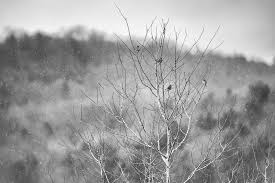
#> input picture images.jpg, 275 x 183 px
$ python dip3.py
#> lines starting #> are read from the running program, lines starting #| are printed output that depends on the picture; after the words box and inside, x2 and y2 are one past the last pixel; in counts of white or black regions, pixels touching at a corner belong together
#Demonstrate enchancing of segementing low contrast 2 D images

import cv2
import numpy as np
import matplotlib.pyplot as plt

def enhance_and_segment(image_path):
    # Load the image in grayscale
#> called with image_path = 'images.jpg'
    image = cv2.imread(image_path, cv2.IMREAD_GRAYSCALE)
#> image is the input picture: shape (183, 275); min 40, max 255, mean 157
    if image is None:
        print("Image not found or could not be loaded.")
        return

    # Step 1: Enhance the image using Histogram Equalization
    enhanced_image = cv2.equalizeHist(image)
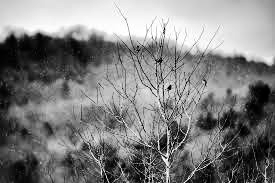
#> enhanced_image: shape (183, 275); min 0, max 255, mean 128.3

    # Step 2: Segment the enhanced image using Otsu's Thresholding
    # Otsu's thresholding automatically determines the optimal threshold value
    _, segmented_image = cv2.threshold(enhanced_image, 0, 255, cv2.THRESH_BINARY + cv2.THRESH_OTSU)
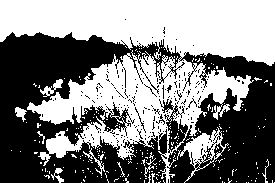
#> segmented_image: shape (183, 275); 50.7% white; 197 black regions (192 under 20 px), largest, box (x1, y1, x2, y2) and area: (0, 32, 275, 183) 24200, (135, 107, 146, 133) 33, (156, 114, 165, 125) 26, (123, 67, 126, 88) 21, (188, 98, 197, 108) 20

    # Display the original, enhanced, and segmented images
    plt.figure(figsize=(15, 5))

    plt.subplot(1, 3, 1)
    plt.title("Original Image")
    plt.imshow(image, cmap='gray')
    plt.axis('off')

    plt.subplot(1, 3, 2)
    plt.title("Enhanced Image (Histogram Equalization)")
    plt.imshow(enhanced_image, cmap='gray')
    plt.axis('off')

    plt.subplot(1, 3, 3)
    plt.title("Segmented Image (Otsu's Thresholding)")
    plt.imshow(segmented_image, cmap='gray')
    plt.axis('off')

    plt.tight_layout()
    plt.show()
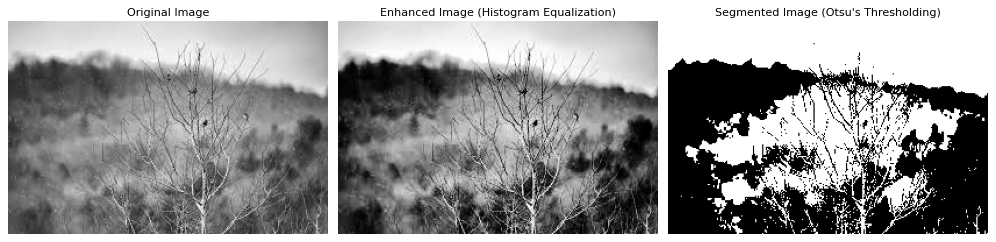
#> figure drawn by matplotlib, 3 panels

# Path to the low-contrast image
image_path = 'images.jpg'  # Replace with your image path
enhance_and_segment(image_path)
